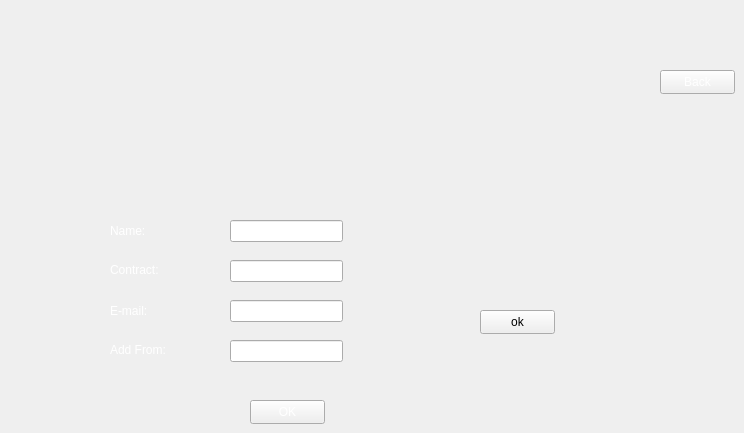
    <widget class="QWidget" name="mobilebanking">
     <property name="styleSheet">
      <string notr="true">background-image: url(:/new/prefix1/image/window9.jpg);</string>
     </property>
     <widget class="QLabel" name="label_14">
      <property name="geometry">
       <rect>
        <x>40</x>
        <y>0</y>
        <width>121</width>
        <height>141</height>
       </rect>
      </property>
      <property name="styleSheet">
       <string notr="true">image: url(:/new/prefix1/image/mobile-banking.jpg);</string>
      </property>
      <property name="text">
       <string/>
      </property>
     </widget>
     <widget class="QPushButton" name="bankingok">
      <property name="geometry">
       <rect>
        <x>250</x>
        <y>400</y>
        <width>75</width>
        <height>24</height>
       </rect>
      </property>
      <property name="styleSheet">
       <string notr="true">color: rgb(255, 255, 255);
font: 700 10pt &quot;Segoe UI&quot;;</string>
      </property>
      <property name="text">
       <string>OK</string>
      </property>
     </widget>
     <widget class="QLineEdit" name="name_mobilebanking">
      <property name="geometry">
       <rect>
        <x>230</x>
        <y>220</y>
        <width>113</width>
        <height>22</height>
       </rect>
      </property>
      <property name="styleSheet">
       <string notr="true">color: rgb(255, 255, 255);
font: 700 10pt &quot;Segoe UI&quot;;</string>
      </property>
     </widget>
     <widget class="QLineEdit" name="contract_mobilebanking">
      <property name="geometry">
       <rect>
        <x>230</x>
        <y>260</y>
        <width>113</width>
        <height>22</height>
       </rect>
      </property>
      <property name="styleSheet">
       <string notr="true">color: rgb(255, 255, 255);
font: 700 10pt &quot;Segoe UI&quot;;</string>
      </property>
     </widget>
     <widget class="QLineEdit" name="email_mobilebanking">
      <property name="geometry">
       <rect>
        <x>230</x>
        <y>300</y>
        <width>113</width>
        <height>22</height>
       </rect>
      </property>
      <property name="styleSheet">
       <string notr="true">color: rgb(255, 255, 255);
font: 700 10pt &quot;Segoe UI&quot;;</string>
      </property>
     </widget>
     <widget class="QLineEdit" name="systemname_mobilebanking">
      <property name="geometry">
       <rect>
        <x>230</x>
        <y>340</y>
        <width>113</width>
        <height>22</height>
       </rect>
      </property>
      <property name="styleSheet">
       <string notr="true">color: rgb(255, 255, 255);
font: 700 10pt &quot;Segoe UI&quot;;</string>
      </property>
     </widget>
     <widget class="QPushButton" name="backtobanking">
      <property name="geometry">
       <rect>
        <x>660</x>
        <y>70</y>
        <width>75</width>
        <height>24</height>
       </rect>
      </property>
      <property name="styleSheet">
       <string notr="true">
color: rgb(255, 255, 255);
font: 700 11pt &quot;Segoe UI&quot;;</string>
      </property>
      <property name="text">
       <string>Back</string>
      </property>
     </widget>
     <widget class="QLabel" name="label_63">
      <property name="geometry">
       <rect>
        <x>110</x>
        <y>300</y>
        <width>81</width>
        <height>21</height>
       </rect>
      </property>
      <property name="styleSheet">
       <string notr="true">color: rgb(255, 255, 255);
font: 700 10pt &quot;Segoe UI&quot;;</string>
      </property>
      <property name="text">
       <string>E-mail:</string>
      </property>
     </widget>
     <widget class="QLabel" name="label_64">
      <property name="geometry">
       <rect>
        <x>110</x>
        <y>340</y>
        <width>81</width>
        <height>20</height>
       </rect>
      </property>
      <property name="styleSheet">
       <string notr="true">color: rgb(255, 255, 255);
font: 700 10pt &quot;Segoe UI&quot;;</string>
      </property>
      <property name="text">
       <string>Add From:</string>
      </property>
     </widget>
     <widget class="QLabel" name="label_65">
      <property name="geometry">
       <rect>
        <x>110</x>
        <y>260</y>
        <width>81</width>
        <height>20</height>
       </rect>
      </property>
      <property name="styleSheet">
       <string notr="true">color: rgb(255, 255, 255);
font: 700 10pt &quot;Segoe UI&quot;;</string>
      </property>
      <property name="text">
       <string>Contract:</string>
      </property>
     </widget>
     <widget class="QLabel" name="label_66">
      <property name="geometry">
       <rect>
        <x>110</x>
        <y>220</y>
        <width>81</width>
        <height>21</height>
       </rect>
      </property>
      <property name="styleSheet">
       <string notr="true">color: rgb(255, 255, 255);
font: 700 10pt &quot;Segoe UI&quot;;</string>
      </property>
      <property name="text">
       <string>Name:</string>
      </property>
     </widget>
     <widget class="QPushButton" name="congratulation">
      <property name="geometry">
       <rect>
        <x>480</x>
        <y>310</y>
        <width>75</width>
        <height>24</height>
       </rect>
      </property>
      <property name="text">
       <string>ok</string>
      </property>
     </widget>
    </widget>
